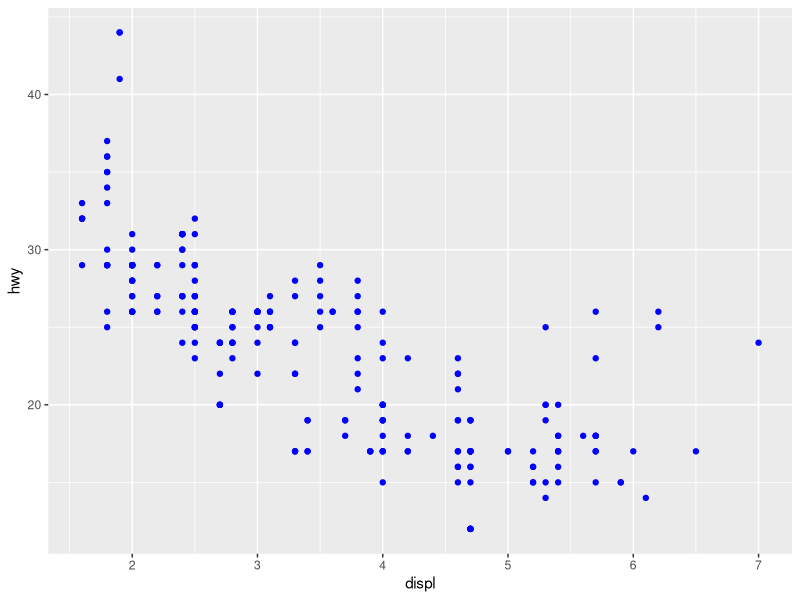

This chart was generated by the following R code:
## ---- chunk 1
require(ggplot2)
ggplot(data = mpg) +
  geom_point(mapping = aes(x = displ, y = hwy), col = "blue")
